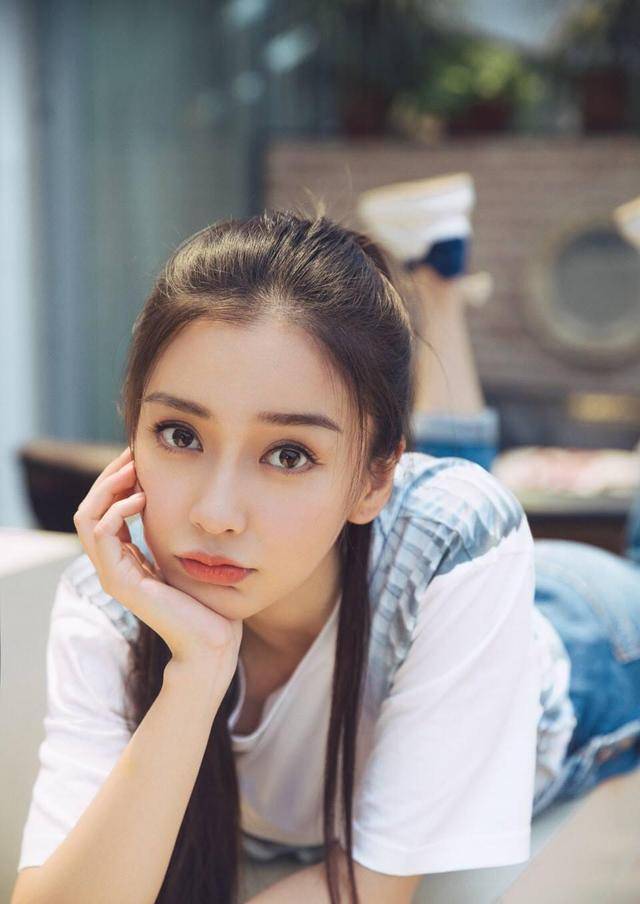
#> input picture post-image-list-FASTAPI/app/baby.jpg, 640 x 904 px
$ python req.py
#> lines starting #> are read from the running program, lines starting #| are printed output that depends on the picture
import json
import time
import requests
from PIL import Image
import numpy as np

im = Image.open("baby.jpg").convert('L')
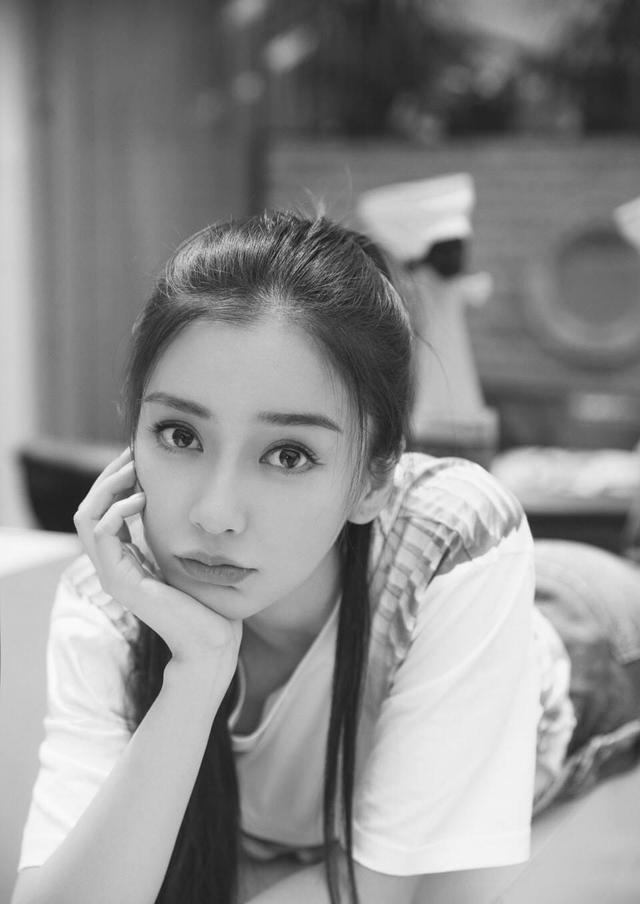
#> im: PIL image 640x904 L; min 18, max 252, mean 142.1


np_array = np.array(im)

print(np_array)
#> (printed output is left out)
print(np_array.shape)
#| (904, 640)
img = Image.fromarray(np_array, 'L')
img.save('bab.jpg')
img.show()

img_data = np_array.tolist()
#> img_data = 904 items


params={
    "name": "Foo",
    "description": "An optional description",
    "price": 45.2,
    "tax": 3.5,
    "tags":img_data
}

url='http://127.0.0.1:8888/sys/sinoma/v1/optimization/predict/fcao'

time1=time.time()
#> (the run stopped early here; a loop or call above may not have finished)
